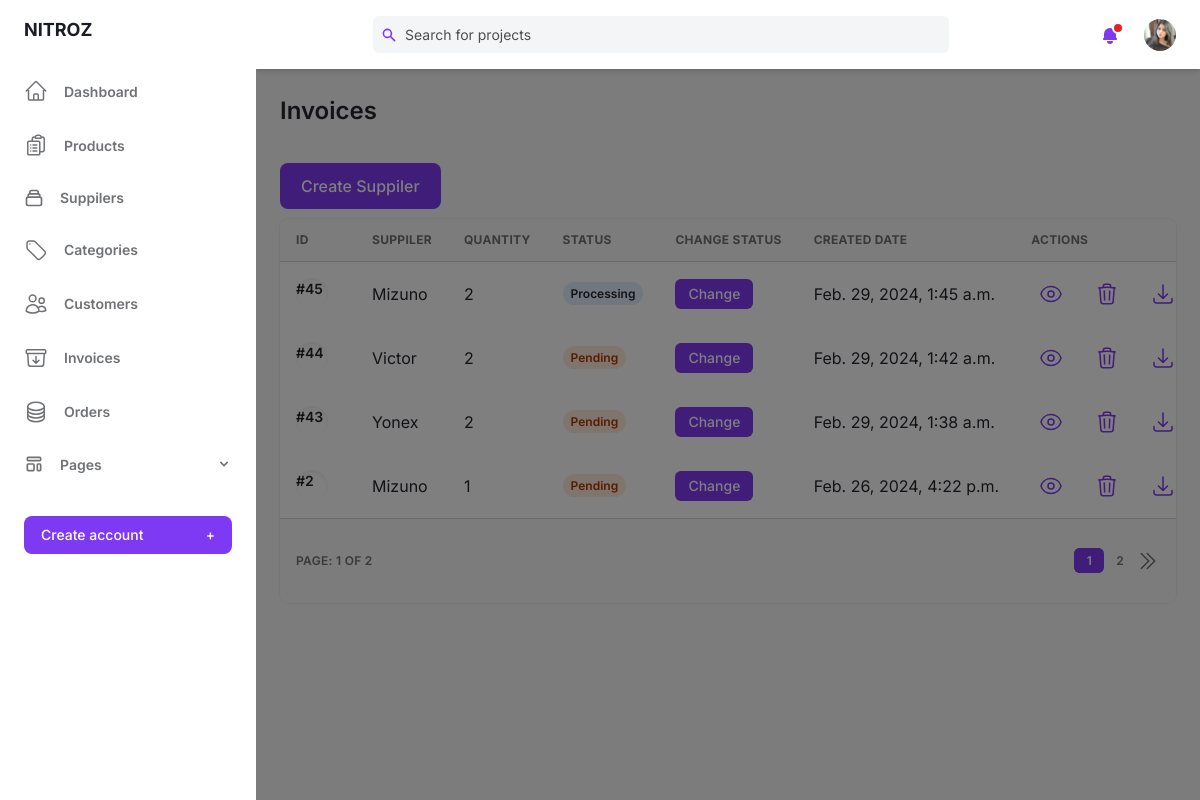
/super/invoice/ (signed in), run on an earlier commit of the app's database.
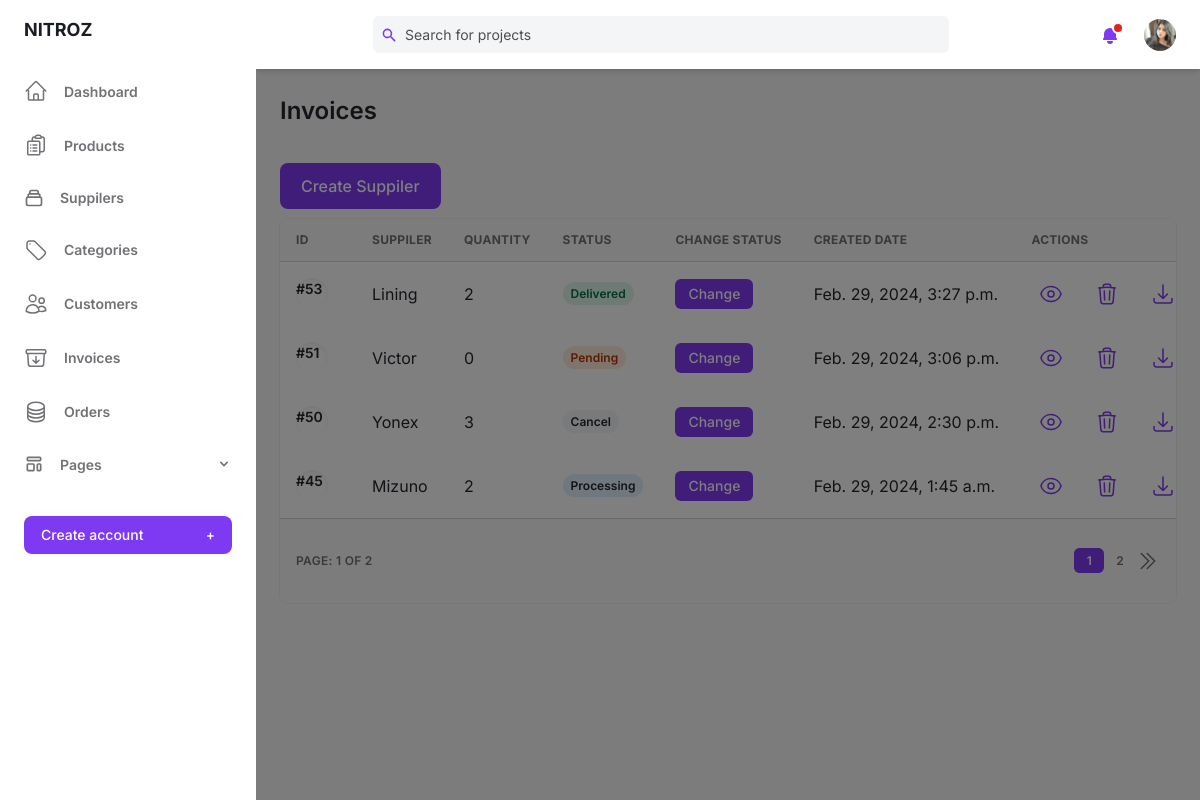
And on a later commit of the database.
### base/models.py (models this page shows, shortened)
class Invoice(models.Model):
    suppiler = models.ForeignKey(Suppiler,on_delete=models.DO_NOTHING)
    status = models.SmallIntegerField(default=1)
    updated = models.DateTimeField(auto_now=True)
    created = models.DateTimeField(auto_now_add=True)
    class Meta:
        ordering = ['-created']

class Suppiler(models.Model):
    name = models.CharField(max_length=200)
    phone = models.CharField(max_length=10)
    address = models.TextField()
    cat = models.ManyToManyField(Category,blank=True)
    updated = models.DateTimeField(auto_now=True)
    def __str__(self):
        return self.name

class InvoiceItem(models.Model):
    invoice = models.ForeignKey(Invoice,on_delete=models.CASCADE)
    product = models.ForeignKey(Product,on_delete=models.DO_NOTHING)
    quantity = models.PositiveIntegerField(default=0, null=True, blank=True)
    updated = models.DateTimeField(auto_now=True)
    added = models.DateTimeField(auto_now_add=True)

### base/views.py (the view)
# urls.py: path('super/invoice/', views.invoiceAdmin, name="invoiceAdmin"),
@login_required(login_url='/super/login/')
def invoiceAdmin(request):
    pageView = 'read'
    if 'q' in request.GET:
        q = request.GET['q']
        mutiple_q = Q( Q(suppiler__name__icontains=q) )
        invoices = Invoice.objects.filter(mutiple_q)
    else:
        invoices = Invoice.objects.all()
    status_filter = request.GET.get('status')
    if status_filter:
        if status_filter == '0':
            return redirect('invoiceAdmin')
        else:
            invoices = invoices.filter(status=status_filter)
    page = Paginator(invoices, 4)
    page_list = request.GET.get('page')
    page = page.get_page(page_list)
    context = {'invoices':invoices, 'page':page, 'pageView':pageView}
    return render(request, 'base/admin/invoice.html',context)

### base/context_processors.py (called while the page is built)
def cart(request):
    return {'cart': Cart(request)}

### base/models.py (called while the page is built)
    @property
    def ImageURL(self):
        try:
            url = self.avatar.url
        except:
            url = ''
        return url

### base/templates/base/admin/invoice.html (shortened to what the changed rows need)
{% extends "admin/main.html" %}
{% block content %}
<main class="h-full pb-16 overflow-y-auto">
    <div class="container grid px-6 mx-auto">
    {% if pageView == 'read' %}
    <h2 class="my-6 text-2xl font-semibold text-gray-700 dark:text-gray-200">Invoices</h2>
    {% elif pageView == 'detail' %}
    <h2 class="my-6 text-2xl font-semibold text-gray-700 dark:text-gray-200">Invoice for {{invoice.suppiler}}</h2>
    {% elif pageView == 'addSuppiler' %}
    <h2 class="my-6 text-2xl font-semibold text-gray-700 dark:text-gray-200">Add Supplier Invoice</h2>
    {% elif pageView == 'updateStatus' %}
    <h2 class="my-6 text-2xl font-semibold text-gray-700 dark:text-gray-200">Change Status for {{invoice}}</h2>
    {% endif %}
    {% if pageView == 'read' %}
      <div class="w-full overflow-hidden rounded-lg shadow-xs">
        <div class="w-full overflow-x-auto">
            <table class="w-full whitespace-no-wrap">
                <thead>
                <tr class="text-xs font-semibold tracking-wide text-left text-gray-500 uppercase border-b dark:border-gray-700 bg-gray-50 dark:text-gray-400 dark:bg-gray-800">
                    <th class="px-4 py-3">ID</th>
                    <th class="px-4 py-3">Suppiler</th>
                    <th class="px-4 py-3">Quantity</th>
                    <th class="px-4 py-3">Status</th>
                    <th class="px-4 py-3">Change Status</th>
                    <th class="px-4 py-3">Created Date</th>
                    <th class="px-4 py-3">Actions</th>
                </tr>
                </thead>
                {% for invoice in page.object_list %}
                <tbody class="bg-white divide-y dark:divide-gray-700 dark:bg-gray-800">
                <tr class="text-gray-700 dark:text-gray-400">
                    <td class="px-4 py-3">
                    <div class="flex items-center text-sm">
                        <div class="relative hidden w-8 h-8 mr-3 rounded-full md:block">
                        <div class="absolute inset-0 rounded-full shadow-inner" aria-hidden="true"></div>
                        <p class="font-semibold">#{{invoice.id}}</p>
                        </div>
                    </div>
                    </td>
                    <td class="px-4 py-3">{{invoice.suppiler}}</td>
                    <td class="px-4 py-3">{{invoice.invoiceitem_set.all|length}}</td>
                    <td class="px-4 py-3 text-xs">
                        {% if invoice.status == 1 %}
                        <span class="px-2 py-1 font-semibold leading-tight text-orange-700 bg-orange-100 rounded-full dark:text-white dark:bg-orange-600">
                        Pending</span>
                        {% elif invoice.status == 2 %}
                        <span class="px-2 py-1 font-semibold leading-tight text-dark-700 bg-blue-100 rounded-full dark:bg-blue-700 dark:text-dark-100">
                            Processing</span>
                        </td>
                        {% elif invoice.status == 3 %}
                        <span class="px-2 py-1 font-semibold leading-tight text-gray-700 bg-gray-100 rounded-full dark:text-gray-100 dark:bg-gray-700">
                        Cancel</span>
                        {% elif invoice.status == 4 %}
                        <span class="px-2 py-1 font-semibold leading-tight text-green-700 bg-green-100 rounded-full dark:text-green-100 dark:bg-green-700">
                            Delivered</span>
                        {% endif %}
                    </td>
                    <td class="px-4 py-3">
                      {% if invoice.status == 1 or invoice.status == 2 %}
                      <button class="px-3 py-1 text-sm font-medium leading-5 text-white transition-colors duration-150 bg-purple-600 border border-transparent rounded-md active:bg-purple-600 hover:bg-purple-700 focus:outline-none focus:shadow-outline-purple">
                        <a href="{% url "updateInvoiceStatus" invoice.id %}">Change</a>
                      </button>
                      {% elif request.user.is_superuser %}
                      <button class="px-3 py-1 text-sm font-medium leading-5 text-white transition-colors duration-150 bg-purple-600 border border-transparent rounded-md active:bg-purple-600 hover:bg-purple-700 focus:outline-none focus:shadow-outline-purple">
                        <a href="{% url "updateInvoiceStatus" invoice.id %}">Change</a>
                      </button>
                      {% endif %}
                    </td>
                    <td class="px-4 py-3">{{invoice.created}}</td>
                    <td class="px-4 py-3">
                    <div class="flex items-center space-x-4 text-sm">
                        <button class="flex items-center justify-between px-2 py-2 text-sm font-medium leading-5 text-purple-600 rounded-lg dark:text-gray-400 focus:outline-none focus:shadow-outline-gray"
                        aria-label="Edit"><a href="{% url 'invoiceDetail' invoice.id %}">
                            </a>
                        </button>
                        {% if request.user.is_superuser %}
                        <button class="flex items-center justify-between px-2 py-2 text-sm font-medium leading-5 text-purple-600 rounded-lg dark:text-gray-400 focus:outline-none focus:shadow-outline-gray"
                        aria-label="Delete"><a href="{% url "deleteInvoice" invoice.id %}">
                          </a>
                        </button>
                        {% endif %}
                        <button class="flex items-center justify-between px-2 py-2 text-sm font-medium leading-5 text-purple-600 rounded-lg dark:text-gray-400 focus:outline-none focus:shadow-outline-gray"
                        aria-label="Edit"><a href="{% url "generatePDF" invoice.id %}">
                          <svg xmlns="http://www.w3.org/2000/svg" fill="none" viewBox="0 0 24 24" stroke-width="1.5" stroke="currentColor" class="w-6 h-6">
                            <path stroke-linecap="round" stroke-linejoin="round" d="M3 16.5v2.25A2.25 2.25 0 0 0 5.25 21h13.5A2.25 2.25 0 0 0 21 18.75V16.5M16.5 12 12 16.5m0 0L7.5 12m4.5 4.5V3" />
                          </svg></a>
                        </button>
                    </div>
                    </td>
                </tr>
                </tbody>
                {% endfor %}
            </table>
        </div>
        <div
          class="grid px-4 py-3 text-xs font-semibold tracking-wide text-gray-500 uppercase border-t dark:border-gray-700 bg-gray-50 sm:grid-cols-9 dark:text-gray-400 dark:bg-gray-800"
        >
          <span class="flex col-span-4 mt-2 sm:mt-auto sm:justify-end">
            <nav aria-label="Table navigation">
              <ul class="inline-flex items-center">
                {% for num_page in page.paginator.page_range %}
                    {% if num_page == 1 or num_page == page.paginator.num_pages or num_page == page.number or num_page == page.number|add:"-1" or num_page == page.number|add:"-2" or num_page == page.number|add:"1" or num_page == page.number|add:"2" %}
                        {% if page.number == num_page %}
                        <li><a class="px-3 py-1 text-white transition-colors duration-150 bg-purple-600 border border-r-0 border-purple-600 rounded-md focus:outline-none focus:shadow-outline-purple"
                        href="{% url 'invoiceAdmin' %}?page={{num_page}}{% if request.GET.q %}&q={{ request.GET.q }}{% endif %}">{{num_page}}</a>
                        </li>
                        {% else %}
                        <li><a class="px-3 py-1 rounded-md focus:outline-none focus:shadow-outline-purple"
                        href="{% url 'invoiceAdmin' %}?page={{num_page}}{% if request.GET.q %}&q={{ request.GET.q }}{% endif %}">{{num_page}}</a>
                        </li>
                        {% endif %}
                    {% elif num_page == page.paginator.num_pages|add:"-1" or num_page == 2 %}
                        <li><span class="px-3 py-1">...</span></li>
                    {% endif %}
                {% endfor %}
              </ul>
            </nav>
          </span>
        </div>
      </div>
    {% endif %}
    </div>
</main>
{% endblock content %}

What changed in the data, as far as the page shows it:
no longer on this page (row unchanged): Invoice: id "44", suppiler "Victor", invoiceitem_set.all|length "2", status "Pending", created "Feb. 29, 2024, 1:42 a.m."
no longer on this page (row unchanged): Invoice: id "43", suppiler "Yonex", invoiceitem_set.all|length "2", status "Pending", created "Feb. 29, 2024, 1:38 a.m."
no longer on this page (row unchanged): Invoice: id "2", suppiler "Mizuno", invoiceitem_set.all|length "1", status "Pending", created "Feb. 26, 2024, 4:22 p.m."
added Invoice: id "53", suppiler "Lining", invoiceitem_set.all|length "2", status "Delivered", created "Feb. 29, 2024, 3:27 p.m."
added Invoice: id "51", suppiler "Victor", invoiceitem_set.all|length "0", status "Pending", created "Feb. 29, 2024, 3:06 p.m."
added Invoice: id "50", suppiler "Yonex", invoiceitem_set.all|length "3", status "Cancel", created "Feb. 29, 2024, 2:30 p.m."
